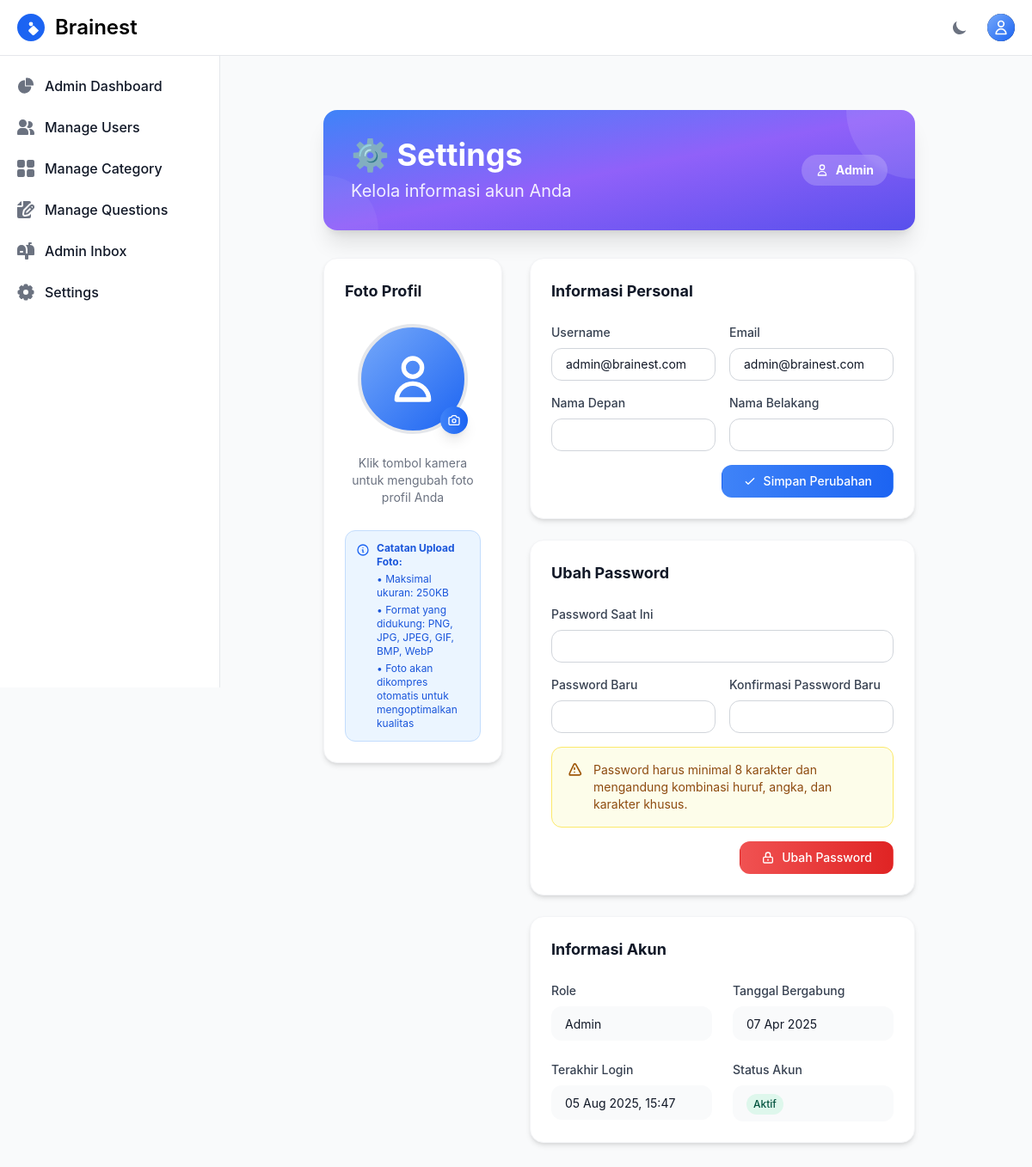
Page /settings/ (signed in) on the earlier database version.
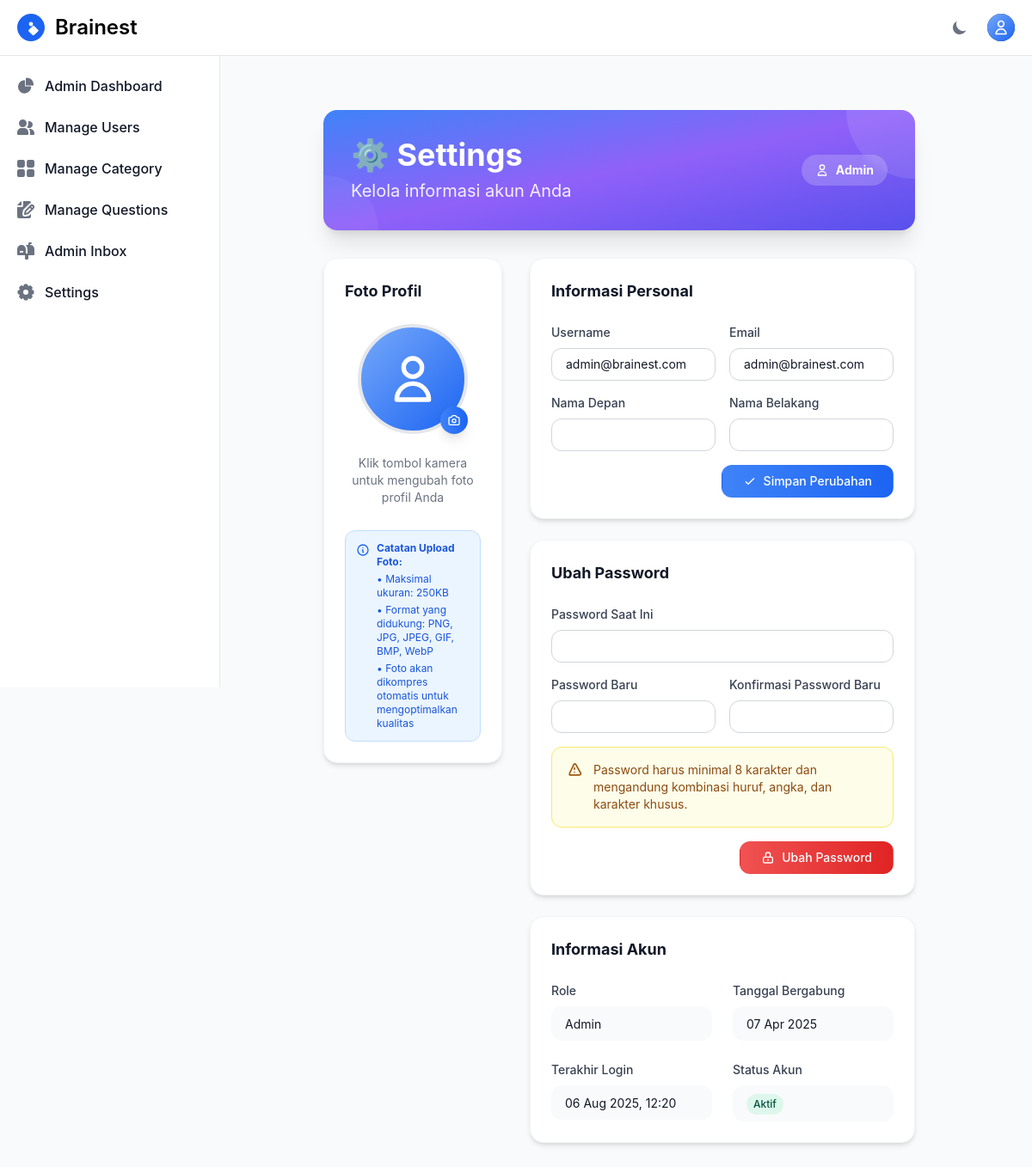
Same page on the later database version.
### otosapp/models.py (models this page shows, shortened)
class User(AbstractUser):
    email = models.EmailField(unique=True)
    USERNAME_FIELD = 'email'
    REQUIRED_FIELDS = ['username']
    role = models.ForeignKey('Role', on_delete=models.SET_NULL, null=True)
    profile_picture = models.ImageField(upload_to='profile_pictures/', null=True, blank=True)
    groups = models.ManyToManyField(
        Group,
        related_name="custom_user_set",  # Add a custom related name here
        blank=True,
        help_text="The groups this user belongs to.",
        verbose_name="groups"
    )
    user_permissions = models.ManyToManyField(
        Permission,
        related_name="custom_user_permissions",  # Add a custom related name here
        blank=True,
        help_text="Specific permissions for this user.",
        verbose_name="user permissions"
    )

class Role(models.Model):
    role_name = models.CharField(max_length=200, unique=True)

### otosapp/views.py (the view, shortened to what this page needs)
# urls.py: path('settings/', views.settings_view, name='settings'),
@login_required
def settings_view(request):
    from .forms import UserProfileForm, ProfilePictureForm, CustomPasswordChangeForm
    from django.contrib.auth import update_session_auth_hash
    context = {
        'user': request.user,
    }
    return render(request, 'settings.html', context)

### otosapp/templates/settings.html (shortened to what the changed rows need)
{% extends 'base.html' %}
{% block content %}
<div class="max-w-4xl mx-auto px-4 sm:px-6 lg:px-8 mt-8">
    <div class="bg-gradient-to-br from-blue-500 via-purple-500 to-indigo-600 rounded-2xl shadow-xl p-8 mb-8 text-white relative overflow-hidden">
        <div class="relative z-10">
            <div class="flex flex-col md:flex-row md:items-center md:justify-between">
                <div>
                    <h1 class="text-3xl md:text-4xl font-bold mb-2">⚙️ Settings</h1>
                </div>
                <div class="mt-4 md:mt-0">
                    <div class="inline-flex items-center px-4 py-2 rounded-full text-sm font-bold bg-white/20 backdrop-blur-sm">
                        <svg class="w-4 h-4 mr-2" fill="none" stroke="currentColor" stroke-width="2" viewBox="0 0 24 24">
                            <path stroke-linecap="round" stroke-linejoin="round" d="M16 7a4 4 0 11-8 0 4 4 0 018 0zM12 14a7 7 0 00-7 7h14a7 7 0 00-7-7z"></path>
                        </svg>
                        {{ user.role.role_name }}
                    </div>
                </div>
            </div>
        </div>
    </div>
    <div class="grid grid-cols-1 lg:grid-cols-3 gap-8">
        <div class="lg:col-span-2 space-y-6">
            <div class="bg-white dark:bg-gray-800 rounded-2xl shadow-md p-6 border border-gray-100 dark:border-gray-700">
                <form method="post" class="space-y-4">
                    <div class="grid grid-cols-1 md:grid-cols-2 gap-4">
                        <div>
                            <label for="username" class="block text-sm font-medium text-gray-700 dark:text-gray-300 mb-2">Username</label>
                            <input type="text"
                                   id="username"
                                   name="username"
                                   value="{{ user.username }}"
                                   class="w-full px-4 py-2 border border-gray-300 dark:border-gray-600 rounded-xl text-sm focus:ring-2 focus:ring-blue-500 focus:border-transparent bg-white dark:bg-gray-700 text-gray-900 dark:text-white">
                        </div>
                        <div>
                            <label for="email" class="block text-sm font-medium text-gray-700 dark:text-gray-300 mb-2">Email</label>
                            <input type="email"
                                   id="email"
                                   name="email"
                                   value="{{ user.email }}"
                                   class="w-full px-4 py-2 border border-gray-300 dark:border-gray-600 rounded-xl text-sm focus:ring-2 focus:ring-blue-500 focus:border-transparent bg-white dark:bg-gray-700 text-gray-900 dark:text-white">
                        </div>
                    </div>
                    <div class="grid grid-cols-1 md:grid-cols-2 gap-4">
                        <div>
                            <label for="first_name" class="block text-sm font-medium text-gray-700 dark:text-gray-300 mb-2">Nama Depan</label>
                            <input type="text"
                                   id="first_name"
                                   name="first_name"
                                   value="{{ user.first_name }}"
                                   class="w-full px-4 py-2 border border-gray-300 dark:border-gray-600 rounded-xl text-sm focus:ring-2 focus:ring-blue-500 focus:border-transparent bg-white dark:bg-gray-700 text-gray-900 dark:text-white">
                        </div>
                        <div>
                            <label for="last_name" class="block text-sm font-medium text-gray-700 dark:text-gray-300 mb-2">Nama Belakang</label>
                            <input type="text"
                                   id="last_name"
                                   name="last_name"
                                   value="{{ user.last_name }}"
                                   class="w-full px-4 py-2 border border-gray-300 dark:border-gray-600 rounded-xl text-sm focus:ring-2 focus:ring-blue-500 focus:border-transparent bg-white dark:bg-gray-700 text-gray-900 dark:text-white">
                        </div>
                    </div>
                </form>
            </div>
            <div class="bg-white dark:bg-gray-800 rounded-2xl shadow-md p-6 border border-gray-100 dark:border-gray-700">
                <div class="grid grid-cols-1 md:grid-cols-2 gap-6">
                    <div>
                        <div class="px-4 py-2 bg-gray-50 dark:bg-gray-700 rounded-xl">
                            <span class="text-sm text-gray-900 dark:text-white">{{ user.role.role_name }}</span>
                        </div>
                    </div>
                    <div>
                        <div class="px-4 py-2 bg-gray-50 dark:bg-gray-700 rounded-xl">
                            <span class="text-sm text-gray-900 dark:text-white">{{ user.date_joined|date:"d M Y" }}</span>
                        </div>
                    </div>
                    <div>
                        <div class="px-4 py-2 bg-gray-50 dark:bg-gray-700 rounded-xl">
                            <span class="text-sm text-gray-900 dark:text-white">
                                {% if user.last_login %}
                                    {{ user.last_login|date:"d M Y, H:i" }}
                                {% else %}
                                    Belum pernah login
                                {% endif %}
                            </span>
                        </div>
                    </div>
                </div>
            </div>
        </div>
    </div>
</div>
{% endblock %}

Differences in the rows shown:
changed User "admin@brainest.com": last_login "05 Aug 2025, 15:47" → "06 Aug 2025, 12:20"
